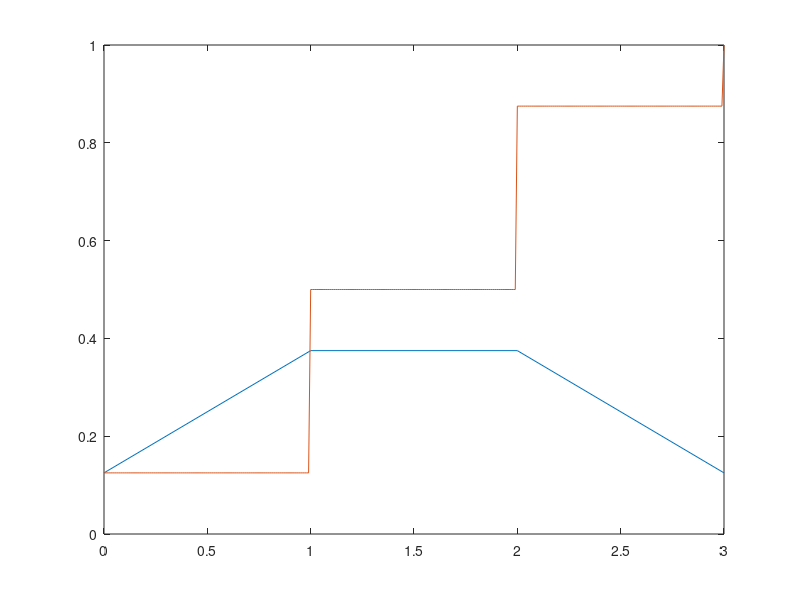

This figure's MATLAB source:
% Coin tossing problem

%a

clear all

pdf('bino', 0:3, 3, 1/2)
binopdf(0:3, 3, 1/2)

% ---------------------------------------------

%x = 0:3;
%plot (x, sin(x))
%x = 0:0.5:3;
%plot (x, sin(x))

% ---------------------------------------------

%b

binocdf(2, 3, 1/2)

% ---------------------------------------------

%x = 0:0.01:3;

%plot (x, sin(x), x, cos(x))

% plot (x, sin(x))
% hold on
% plot (x, cos(x))
% %...
% hold off

% ---------------------------------------------

clear all

x = 0:3;
k = 0:0.01:3;

pdf = binopdf(x, 3, 1/2);
cdf = binocdf (k, 3, 1/2);

plot (x, pdf)
hold on
plot (k, cdf)
hold off

%c

clear all

fprintf("F(x == 0) is %f\n", binopdf(0, 3, 1/2));
fprintf("F(x!=1) is %f\n", 1 - binopdf(0, 3, 1/2));

%d

fprintf("F(X <= 2) is %f\n", binocdf(2, 3, 1/2));
fprintf("F(X < 2) is %f\n", binocdf(1, 3, 1/2));

%e

clear all

fprintf("F(X >= 1) is %f\n", 1 - binopdf(0, 3, 1/2));
fprintf("F(X > 1) is %f\n", 1 - binocdf(1, 3, 1/2));

%f

clear all

p1 = randi([0, 1]);
p2 = randi([0, 1]);
p3 = randi([0, 1]);

s = p1 + p2 + p3;
p = s/3;
fprintf("The probability is: %f\n", p);

